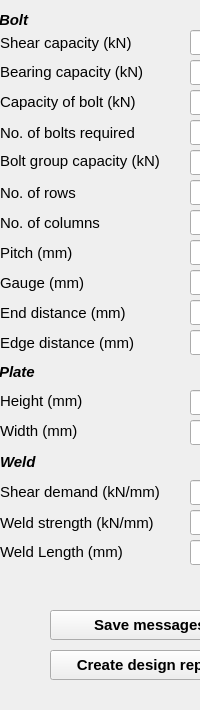
  <widget class="QDockWidget" name="outputDock">
   <property name="sizePolicy">
    <sizepolicy hsizetype="Preferred" vsizetype="Preferred">
     <horstretch>0</horstretch>
     <verstretch>0</verstretch>
    </sizepolicy>
   </property>
   <property name="minimumSize">
    <size>
     <width>125</width>
     <height>710</height>
    </size>
   </property>
   <property name="maximumSize">
    <size>
     <width>310</width>
     <height>710</height>
    </size>
   </property>
   <property name="font">
    <font>
     <family>Arial</family>
     <pointsize>11</pointsize>
     <weight>75</weight>
     <bold>true</bold>
    </font>
   </property>
   <property name="windowTitle">
    <string>Output dock</string>
   </property>
   <attribute name="dockWidgetArea">
    <number>2</number>
   </attribute>
   <widget class="QWidget" name="dockWidgetContents_2">
    <widget class="QLineEdit" name="txtNoBolts">
     <property name="geometry">
      <rect>
       <x>190</x>
       <y>120</y>
       <width>100</width>
       <height>25</height>
      </rect>
     </property>
     <property name="font">
      <font>
       <weight>50</weight>
       <bold>false</bold>
      </font>
     </property>
     <property name="readOnly">
      <bool>true</bool>
     </property>
    </widget>
    <widget class="QLabel" name="t_7">
     <property name="geometry">
      <rect>
       <x>0</x>
       <y>120</y>
       <width>191</width>
       <height>25</height>
      </rect>
     </property>
     <property name="font">
      <font>
       <pointsize>11</pointsize>
       <weight>50</weight>
       <bold>false</bold>
      </font>
     </property>
     <property name="text">
      <string>No. of bolts required</string>
     </property>
    </widget>
    <widget class="QLineEdit" name="txtShrCapacity">
     <property name="geometry">
      <rect>
       <x>190</x>
       <y>30</y>
       <width>100</width>
       <height>25</height>
      </rect>
     </property>
     <property name="font">
      <font>
       <weight>50</weight>
       <bold>false</bold>
      </font>
     </property>
     <property name="text">
      <string/>
     </property>
     <property name="readOnly">
      <bool>true</bool>
     </property>
    </widget>
    <widget class="QLineEdit" name="txtPitch">
     <property name="geometry">
      <rect>
       <x>190</x>
       <y>240</y>
       <width>100</width>
       <height>25</height>
      </rect>
     </property>
     <property name="font">
      <font>
       <weight>50</weight>
       <bold>false</bold>
      </font>
     </property>
     <property name="readOnly">
      <bool>true</bool>
     </property>
    </widget>
    <widget class="QLineEdit" name="txtGuage">
     <property name="geometry">
      <rect>
       <x>190</x>
       <y>270</y>
       <width>100</width>
       <height>25</height>
      </rect>
     </property>
     <property name="font">
      <font>
       <weight>50</weight>
       <bold>false</bold>
      </font>
     </property>
     <property name="readOnly">
      <bool>true</bool>
     </property>
    </widget>
    <widget class="QLineEdit" name="txtBoltCapacity">
     <property name="geometry">
      <rect>
       <x>190</x>
       <y>90</y>
       <width>100</width>
       <height>25</height>
      </rect>
     </property>
     <property name="font">
      <font>
       <weight>50</weight>
       <bold>false</bold>
      </font>
     </property>
     <property name="readOnly">
      <bool>true</bool>
     </property>
    </widget>
    <widget class="QLineEdit" name="txt_col">
     <property name="geometry">
      <rect>
       <x>190</x>
       <y>210</y>
       <width>100</width>
       <height>25</height>
      </rect>
     </property>
     <property name="font">
      <font>
       <weight>50</weight>
       <bold>false</bold>
      </font>
     </property>
     <property name="readOnly">
      <bool>true</bool>
     </property>
    </widget>
    <widget class="QLineEdit" name="txt_row">
     <property name="geometry">
      <rect>
       <x>190</x>
       <y>180</y>
       <width>100</width>
       <height>25</height>
      </rect>
     </property>
     <property name="font">
      <font>
       <weight>50</weight>
       <bold>false</bold>
      </font>
     </property>
     <property name="readOnly">
      <bool>true</bool>
     </property>
    </widget>
    <widget class="QLabel" name="label_152">
     <property name="geometry">
      <rect>
       <x>0</x>
       <y>270</y>
       <width>130</width>
       <height>25</height>
      </rect>
     </property>
     <property name="font">
      <font>
       <pointsize>11</pointsize>
       <weight>50</weight>
       <bold>false</bold>
      </font>
     </property>
     <property name="text">
      <string>Gauge (mm)</string>
     </property>
    </widget>
    <widget class="QLabel" name="labl123_7">
     <property name="geometry">
      <rect>
       <x>0</x>
       <y>90</y>
       <width>179</width>
       <height>25</height>
      </rect>
     </property>
     <property name="font">
      <font>
       <pointsize>11</pointsize>
       <weight>50</weight>
       <bold>false</bold>
      </font>
     </property>
     <property name="text">
      <string>&lt;html&gt;&lt;head/&gt;&lt;body&gt;&lt;p&gt;Capacity of bolt (kN)&lt;/p&gt;&lt;/body&gt;&lt;/html&gt;</string>
     </property>
    </widget>
    <widget class="QLineEdit" name="txtbearCapacity">
     <property name="geometry">
      <rect>
       <x>190</x>
       <y>60</y>
       <width>100</width>
       <height>25</height>
      </rect>
     </property>
     <property name="font">
      <font>
       <weight>50</weight>
       <bold>false</bold>
      </font>
     </property>
     <property name="readOnly">
      <bool>true</bool>
     </property>
    </widget>
    <widget class="QLabel" name="label_153">
     <property name="geometry">
      <rect>
       <x>0</x>
       <y>300</y>
       <width>179</width>
       <height>25</height>
      </rect>
     </property>
     <property name="font">
      <font>
       <pointsize>11</pointsize>
       <weight>50</weight>
       <bold>false</bold>
      </font>
     </property>
     <property name="text">
      <string>End distance (mm)</string>
     </property>
    </widget>
    <widget class="QLabel" name="lbl_col_7">
     <property name="geometry">
      <rect>
       <x>0</x>
       <y>210</y>
       <width>130</width>
       <height>25</height>
      </rect>
     </property>
     <property name="font">
      <font>
       <pointsize>11</pointsize>
       <weight>50</weight>
       <bold>false</bold>
      </font>
     </property>
     <property name="text">
      <string>No. of columns</string>
     </property>
    </widget>
    <widget class="QLabel" name="label_154">
     <property name="geometry">
      <rect>
       <x>0</x>
       <y>240</y>
       <width>130</width>
       <height>25</height>
      </rect>
     </property>
     <property name="font">
      <font>
       <pointsize>11</pointsize>
       <weight>50</weight>
       <bold>false</bold>
      </font>
     </property>
     <property name="text">
      <string>Pitch (mm)</string>
     </property>
    </widget>
    <widget class="QLineEdit" name="txtEdgeDist">
     <property name="geometry">
      <rect>
       <x>190</x>
       <y>330</y>
       <width>100</width>
       <height>25</height>
      </rect>
     </property>
     <property name="font">
      <font>
       <weight>50</weight>
       <bold>false</bold>
      </font>
     </property>
     <property name="readOnly">
      <bool>true</bool>
     </property>
    </widget>
    <widget class="QLabel" name="lbl_row_7">
     <property name="geometry">
      <rect>
       <x>0</x>
       <y>180</y>
       <width>130</width>
       <height>25</height>
      </rect>
     </property>
     <property name="font">
      <font>
       <pointsize>11</pointsize>
       <weight>50</weight>
       <bold>false</bold>
      </font>
     </property>
     <property name="text">
      <string>No. of rows</string>
     </property>
    </widget>
    <widget class="QLabel" name="label_155">
     <property name="geometry">
      <rect>
       <x>0</x>
       <y>330</y>
       <width>179</width>
       <height>25</height>
      </rect>
     </property>
     <property name="font">
      <font>
       <pointsize>11</pointsize>
       <weight>50</weight>
       <bold>false</bold>
      </font>
     </property>
     <property name="text">
      <string>Edge distance (mm)</string>
     </property>
    </widget>
    <widget class="QLabel" name="label_156">
     <property name="geometry">
      <rect>
       <x>0</x>
       <y>30</y>
       <width>161</width>
       <height>25</height>
      </rect>
     </property>
     <property name="font">
      <font>
       <pointsize>11</pointsize>
       <weight>50</weight>
       <bold>false</bold>
      </font>
     </property>
     <property name="text">
      <string>Shear capacity (kN)</string>
     </property>
    </widget>
    <widget class="QLineEdit" name="txtEndDist">
     <property name="geometry">
      <rect>
       <x>190</x>
       <y>300</y>
       <width>100</width>
       <height>25</height>
      </rect>
     </property>
     <property name="font">
      <font>
       <weight>50</weight>
       <bold>false</bold>
      </font>
     </property>
     <property name="readOnly">
      <bool>true</bool>
     </property>
    </widget>
    <widget class="QLabel" name="label_157">
     <property name="geometry">
      <rect>
       <x>-1</x>
       <y>10</y>
       <width>66</width>
       <height>20</height>
      </rect>
     </property>
     <property name="font">
      <font>
       <pointsize>11</pointsize>
       <weight>50</weight>
       <bold>false</bold>
      </font>
     </property>
     <property name="text">
      <string>&lt;html&gt;&lt;head/&gt;&lt;body&gt;&lt;p&gt;&lt;span style=&quot; font-weight:600; font-style:italic;&quot;&gt;Bolt&lt;/span&gt;&lt;/p&gt;&lt;/body&gt;&lt;/html&gt;</string>
     </property>
    </widget>
    <widget class="QLabel" name="label_158">
     <property name="geometry">
      <rect>
       <x>0</x>
       <y>60</y>
       <width>179</width>
       <height>25</height>
      </rect>
     </property>
     <property name="font">
      <font>
       <pointsize>11</pointsize>
       <weight>50</weight>
       <bold>false</bold>
      </font>
     </property>
     <property name="text">
      <string>&lt;html&gt;&lt;head/&gt;&lt;body&gt;&lt;p&gt;Bearing capacity (kN)&lt;/p&gt;&lt;/body&gt;&lt;/html&gt;</string>
     </property>
    </widget>
    <widget class="QLabel" name="label_161">
     <property name="geometry">
      <rect>
       <x>-1</x>
       <y>360</y>
       <width>130</width>
       <height>25</height>
      </rect>
     </property>
     <property name="font">
      <font>
       <pointsize>11</pointsize>
      </font>
     </property>
     <property name="text">
      <string>&lt;html&gt;&lt;head/&gt;&lt;body&gt;&lt;p&gt;&lt;span style=&quot; font-weight:600; font-style:italic;&quot;&gt;Plate&lt;/span&gt;&lt;/p&gt;&lt;/body&gt;&lt;/html&gt;</string>
     </property>
    </widget>
    <widget class="QLineEdit" name="txtWeldStrng">
     <property name="geometry">
      <rect>
       <x>190</x>
       <y>510</y>
       <width>100</width>
       <height>25</height>
      </rect>
     </property>
     <property name="font">
      <font>
       <weight>50</weight>
       <bold>false</bold>
      </font>
     </property>
     <property name="readOnly">
      <bool>true</bool>
     </property>
    </widget>
    <widget class="QLabel" name="label_163">
     <property name="geometry">
      <rect>
       <x>0</x>
       <y>480</y>
       <width>191</width>
       <height>25</height>
      </rect>
     </property>
     <property name="font">
      <font>
       <pointsize>11</pointsize>
       <weight>50</weight>
       <bold>false</bold>
      </font>
     </property>
     <property name="text">
      <string>&lt;html&gt;&lt;head/&gt;&lt;body&gt;&lt;p&gt;Shear demand (kN/mm)&lt;/p&gt;&lt;/body&gt;&lt;/html&gt;</string>
     </property>
    </widget>
    <widget class="QLabel" name="label_164">
     <property name="geometry">
      <rect>
       <x>0</x>
       <y>510</y>
       <width>191</width>
       <height>25</height>
      </rect>
     </property>
     <property name="font">
      <font>
       <pointsize>11</pointsize>
       <weight>50</weight>
       <bold>false</bold>
      </font>
     </property>
     <property name="text">
      <string>Weld strength (kN/mm)</string>
     </property>
    </widget>
    <widget class="QLineEdit" name="txtResltShr">
     <property name="geometry">
      <rect>
       <x>190</x>
       <y>480</y>
       <width>100</width>
       <height>25</height>
      </rect>
     </property>
     <property name="font">
      <font>
       <weight>50</weight>
       <bold>false</bold>
      </font>
     </property>
     <property name="readOnly">
      <bool>true</bool>
     </property>
    </widget>
    <widget class="QLabel" name="label_166">
     <property name="geometry">
      <rect>
       <x>0</x>
       <y>450</y>
       <width>130</width>
       <height>25</height>
      </rect>
     </property>
     <property name="font">
      <font>
       <pointsize>11</pointsize>
      </font>
     </property>
     <property name="text">
      <string>&lt;html&gt;&lt;head/&gt;&lt;body&gt;&lt;p&gt;&lt;span style=&quot; font-weight:600; font-style:italic;&quot;&gt;Weld&lt;/span&gt;&lt;/p&gt;&lt;/body&gt;&lt;/html&gt;</string>
     </property>
    </widget>
    <widget class="QPushButton" name="btn_SaveMessages">
     <property name="geometry">
      <rect>
       <x>50</x>
       <y>610</y>
       <width>200</width>
       <height>30</height>
      </rect>
     </property>
     <property name="toolTip">
      <string>Save log messages</string>
     </property>
     <property name="text">
      <string>Save messages</string>
     </property>
     <property name="autoDefault">
      <bool>true</bool>
     </property>
    </widget>
    <widget class="QPushButton" name="btn_CreateDesign">
     <property name="geometry">
      <rect>
       <x>50</x>
       <y>650</y>
       <width>200</width>
       <height>30</height>
      </rect>
     </property>
     <property name="toolTip">
      <string>Create design report</string>
     </property>
     <property name="text">
      <string>Create design report</string>
     </property>
     <property name="autoDefault">
      <bool>true</bool>
     </property>
    </widget>
    <widget class="QLabel" name="plateHeight">
     <property name="geometry">
      <rect>
       <x>0</x>
       <y>390</y>
       <width>100</width>
       <height>22</height>
      </rect>
     </property>
     <property name="font">
      <font>
       <pointsize>11</pointsize>
       <weight>50</weight>
       <bold>false</bold>
      </font>
     </property>
     <property name="text">
      <string>Height (mm)</string>
     </property>
    </widget>
    <widget class="QLineEdit" name="txtplate_ht">
     <property name="geometry">
      <rect>
       <x>190</x>
       <y>390</y>
       <width>100</width>
       <height>25</height>
      </rect>
     </property>
     <property name="font">
      <font>
       <weight>50</weight>
       <bold>false</bold>
      </font>
     </property>
     <property name="readOnly">
      <bool>true</bool>
     </property>
    </widget>
    <widget class="QLineEdit" name="txtplate_width">
     <property name="geometry">
      <rect>
       <x>190</x>
       <y>420</y>
       <width>100</width>
       <height>25</height>
      </rect>
     </property>
     <property name="font">
      <font>
       <weight>50</weight>
       <bold>false</bold>
      </font>
     </property>
     <property name="readOnly">
      <bool>true</bool>
     </property>
    </widget>
    <widget class="QLabel" name="label_2">
     <property name="geometry">
      <rect>
       <x>0</x>
       <y>420</y>
       <width>100</width>
       <height>22</height>
      </rect>
     </property>
     <property name="font">
      <font>
       <pointsize>11</pointsize>
       <weight>50</weight>
       <bold>false</bold>
      </font>
     </property>
     <property name="text">
      <string>Width (mm)</string>
     </property>
    </widget>
    <widget class="QLabel" name="label_10">
     <property name="geometry">
      <rect>
       <x>0</x>
       <y>150</y>
       <width>200</width>
       <height>22</height>
      </rect>
     </property>
     <property name="font">
      <font>
       <pointsize>11</pointsize>
       <weight>50</weight>
       <bold>false</bold>
      </font>
     </property>
     <property name="text">
      <string>Bolt group capacity (kN)</string>
     </property>
    </widget>
    <widget class="QLineEdit" name="txtboltgrpcapacity">
     <property name="geometry">
      <rect>
       <x>190</x>
       <y>150</y>
       <width>100</width>
       <height>25</height>
      </rect>
     </property>
     <property name="font">
      <font>
       <weight>50</weight>
       <bold>false</bold>
      </font>
     </property>
     <property name="readOnly">
      <bool>true</bool>
     </property>
    </widget>
    <widget class="QLabel" name="label_165">
     <property name="geometry">
      <rect>
       <x>0</x>
       <y>540</y>
       <width>191</width>
       <height>25</height>
      </rect>
     </property>
     <property name="font">
      <font>
       <pointsize>11</pointsize>
       <weight>50</weight>
       <bold>false</bold>
      </font>
     </property>
     <property name="text">
      <string>&lt;html&gt;&lt;head/&gt;&lt;body&gt;&lt;p&gt;Weld Length (mm)&lt;/p&gt;&lt;/body&gt;&lt;/html&gt;</string>
     </property>
    </widget>
    <widget class="QLineEdit" name="txtWeldStrng_5">
     <property name="geometry">
      <rect>
       <x>190</x>
       <y>540</y>
       <width>100</width>
       <height>25</height>
      </rect>
     </property>
     <property name="font">
      <font>
       <weight>50</weight>
       <bold>false</bold>
      </font>
     </property>
     <property name="readOnly">
      <bool>true</bool>
     </property>
    </widget>
   </widget>
  </widget>
